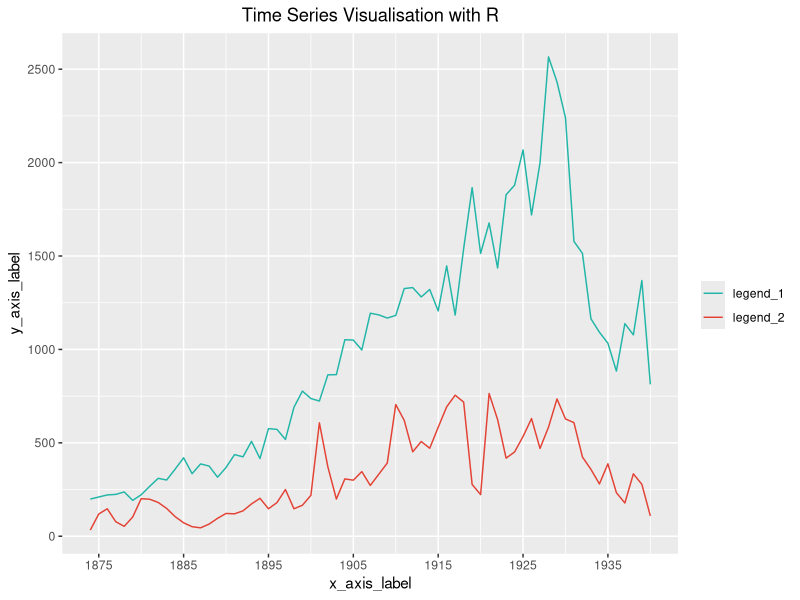
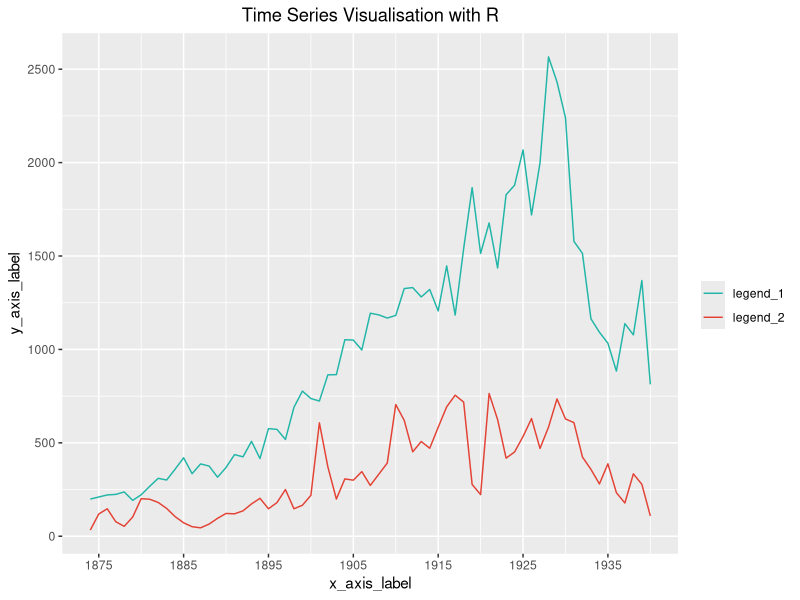

R code for these plots, in order:
# in case ggplot2 is not yet installed 
# install.packages("ggplot2")

# import packages
library(ggplot2)

# set up working directory
getwd()
setwd("project_folder_path")
getwd()

# read csv and save the data to sr
sr <- read.csv(
      file="01.csv",
      stringsAsFactors = FALSE
      )

# check dataFrame after loading data, optional
class(sr)
head(sr, 3)
str(sr)

# plot the multiple time series data in one chart
ggplot(sr, aes(x = year)) + 
geom_line(aes( y = sugarEx, colour="legend_1")) + 
geom_line(aes( y = riceIm, colour="legend_2")) + 
#  label for y and x axis
ylab (label = "y_axis_label") + 
xlab (label = "x_axis_label") + 
# legend title
labs(colour = "") + 
# chart title
labs(title = "Time Series Visualisation with R") + 
# centering the chart title
theme(plot.title = element_text(hjust = 0.5)) +
# spacing ticks on x and y axes
scale_x_continuous(breaks=seq(1875,1940,10)) +
scale_y_continuous(breaks=seq(0,2600,500)) +
# colors, vermilion #E34234 for legend_1, bluish green #21B6A8 for legend_2
scale_colour_manual(values=c("#21B6A8", "#E34234"))

# save chart to the working directory
ggsave("plot.jpg", width=9, height=6, dpi=300)